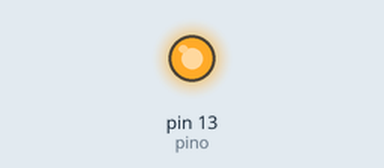
Bench run of a sketch on a simulated Arduino Uno, built with avr-gcc and run on an emulated ATmega328P. On the bench: output pins drawn as LEDs (lit = HIGH). What the sketch prints to the serial monitor is not drawn.

Above: at 0.6 s.
Timing chart, 0 to 3.0 s (numbered marks = the images above):
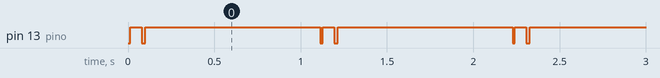

Measured:
- by itself, pin 13 (pino): repeats every 1.1 s: LOW 0.02 s, HIGH 1.0 s, LOW 0.01 s, HIGH 0.07 s

The sketch:

client.ino
```cpp
int pino = 13;
byte b = 0b11110000;
int start = 0;
int stop = 1;
void setup() {
  // put your setup code here, to run once:
  Serial.begin(9600);
  pinMode(pino, OUTPUT);
  digitalWrite(pino, HIGH);


}
void loop() {
  // put your main code here, to run repeatedly:
  sendData();
  delay(1000);
}

void sendData(){
  byte parityBit = 0;
  digitalWrite(pino, start);
  Serial.print("enviou start \n");
  delayMicroseconds((1000000L / 9600));

  for (int i = 0; i < 8; i++) {
    // Use o operador >> para deslocar o bit desejado para a posição 0 (o bit menos significativo)
    byte bit = (b >> i) & 1;

    // Agora, 'bit' contém o valor do bit que você deseja
    digitalWrite(pino, bit & 1 ? HIGH : LOW);
    String minhaString = "Enviou o bit: " + String(bit) + "\n";
    Serial.print(minhaString);
    delayMicroseconds((1000000L / 9600));
    parityBit ^= (bit & 1);
  }

  digitalWrite(pino, parityBit ? HIGH: LOW);
  String minhaString = "Enviou paridade: " + String(parityBit) + "\n";
  Serial.print(minhaString);
  delayMicroseconds((1000000L / 9600));

  digitalWrite(pino, HIGH);
  Serial.print("enviou stop \n");
}
```
